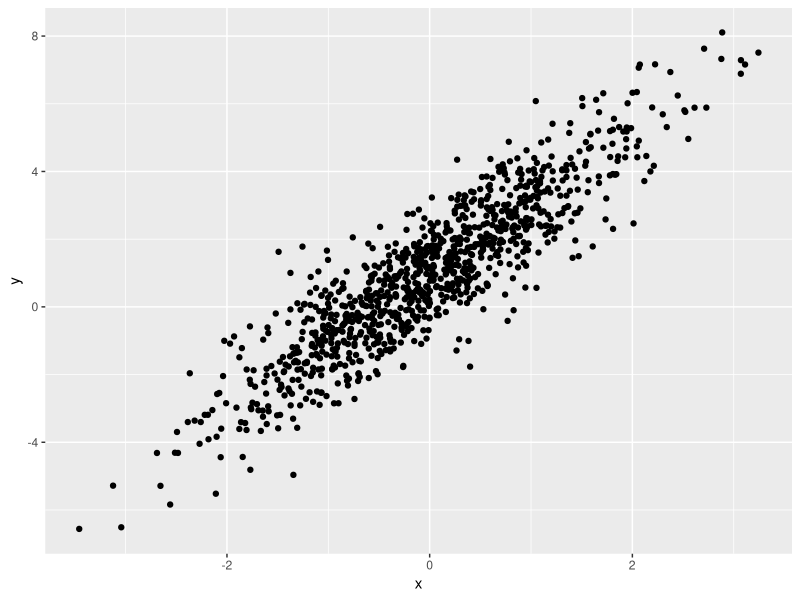
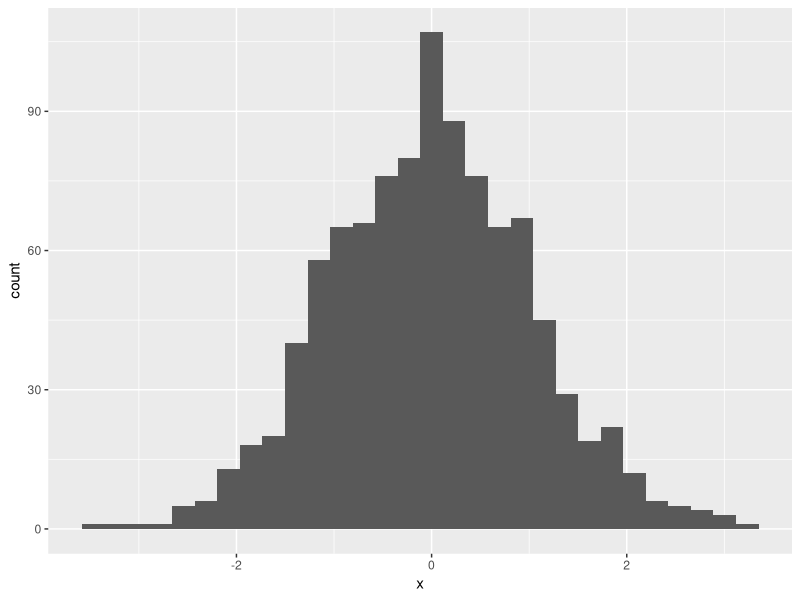
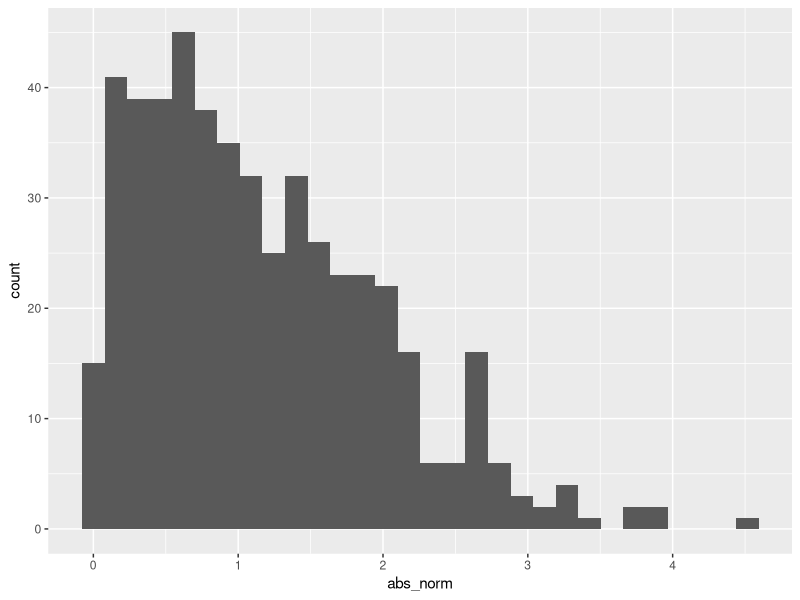

Reproduce these figures in R, in order.
## ---- chunk 1
library(tidyverse)
## ---- chunk 2
##"opt + command + I" as the key stroke
samp = rnorm(100)
length(samp)
## ---- chunk 3
plot_df = 
  tibble(
    x = rnorm(n=1000),
    y = 1 + 2 * x + rnorm(n=1000)
  )

ggplot(plot_df, aes(x=x, y=y)) + geom_point()
## ---- chunk 4
ggplot(plot_df, aes(x=x)) + geom_histogram()
## ---- chunk 5
la_df = 
  tibble(
    norm  = rnorm(n=500, mean=1),
    logical = norm>0,
    abs_norm = abs(norm)
  )

ggplot(la_df, aes(x=abs_norm)) + geom_histogram()
